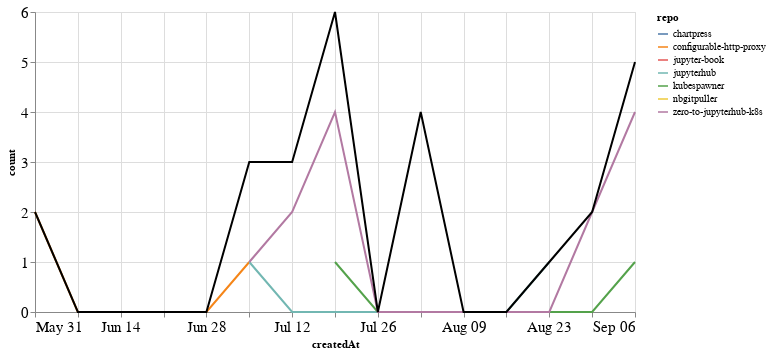

Notebook source saved alongside this figure:
### Markdown cell above
## PRs

### Code cell
prs_time = prs.groupby('repo').resample('W', on='createdAt').count()['author'].reset_index()
prs_time = prs_time.rename(columns={'author': 'count'})
prs_time_total = prs_time.groupby('createdAt').agg({"count": "sum"}).reset_index()

ch1 = alt.Chart(prs_time, width=600).mark_line().encode(
    x='createdAt',
    y='count',
    color='repo',
    tooltip="repo"
)

ch2 = alt.Chart(prs_time_total, width=600).mark_line(color="black").encode(
    x='createdAt',
    y='count',
)

ch1 + ch2

### Figure 1 — Vega-Lite specification as saved in the notebook (floating-point values rounded to 4 significant figures)
{"config": {"axisLeft": {"labelFontSize": 15}, "axisBottom": {"labelFontSize": 15}}, "layer": [{"data": {"name": "data-eed77be550d4c909bc293eceeecdb084"}, "mark": "line", "encoding": {"color": {"type": "nominal", "field": "repo"}, "tooltip": {"type": "nominal", "field": "repo"}, "x": {"type": "temporal", "field": "createdAt"}, "y": {"type": "quantitative", "field": "count"}}, "width": 600}, {"data": {"name": "data-91badacfaa9ad51f0821960903e26902"}, "mark": {"type": "line", "color": "black"}, "encoding": {"x": {"type": "temporal", "field": "createdAt"}, "y": {"type": "quantitative", "field": "count"}}, "width": 600}], "$schema": "https://vega.github.io/schema/vega-lite/v4.8.1.json", "datasets": {"data-eed77be550d4c909bc293eceeecdb084": [{"repo": "chartpress", "createdAt": "2020-07-19T00:00:00", "count": 1}, {"repo": "configurable-http-proxy", "createdAt": "2020-05-31T00:00:00", "count": 2}, {"repo": "configurable-http-proxy", "createdAt": "2020-06-07T00:00:00", "count": 0}, {"repo": "configurable-http-proxy", "createdAt": "2020-06-14T00:00:00", "count": 0}, {"repo": "configurable-http-proxy", "createdAt": "2020-06-21T00:00:00", "count": 0}, {"repo": "configurable-http-proxy", "createdAt": "2020-06-28T00:00:00", "count": 0}, {"repo": "configurable-http-proxy", "createdAt": "2020-07-05T00:00:00", "count": 1}, {"repo": "jupyter-book", "createdAt": "2020-07-12T00:00:00", "count": 1}, {"repo": "jupyterhub", "createdAt": "2020-07-05T00:00:00", "count": 1}, {"repo": "jupyterhub", "createdAt": "2020-07-12T00:00:00", "count": 0}, {"repo": "jupyterhub", "createdAt": "2020-07-19T00:00:00", "count": 0}, {"repo": "jupyterhub", "createdAt": "2020-07-26T00:00:00", "count": 0}, {"repo": "jupyterhub", "createdAt": "2020-08-02T00:00:00", "count": 0}, {"repo": "jupyterhub", "createdAt": "2020-08-09T00:00:00", "count": 0}, {"repo": "jupyterhub", "createdAt": "2020-08-16T00:00:00", "count": 0}, {"repo": "jupyterhub", "createdAt": "2020-08-23T00:00:00", "count": 1}, {"repo": "kubespawner", "createdAt": "2020-07-19T00:00:00", "count": 1}, {"repo": "kubespawner", "createdAt": "2020-07-26T00:00:00", "count": 0}, {"repo": "kubespawner", "createdAt": "2020-08-02T00:00:00", "count": 0}, {"repo": "kubespawner", "createdAt": "2020-08-09T00:00:00", "count": 0}, {"repo": "kubespawner", "createdAt": "2020-08-16T00:00:00", "count": 0}, {"repo": "kubespawner", "createdAt": "2020-08-23T00:00:00", "count": 0}, {"repo": "kubespawner", "createdAt": "2020-08-30T00:00:00", "count": 0}, {"repo": "kubespawner", "createdAt": "2020-09-06T00:00:00", "count": 1}, {"repo": "nbgitpuller", "createdAt": "2020-08-02T00:00:00", "count": 4}, {"repo": "zero-to-jupyterhub-k8s", "createdAt": "2020-07-05T00:00:00", "count": 1}, {"repo": "zero-to-jupyterhub-k8s", "createdAt": "2020-07-12T00:00:00", "count": 2}, {"repo": "zero-to-jupyterhub-k8s", "createdAt": "2020-07-19T00:00:00", "count": 4}, {"repo": "zero-to-jupyterhub-k8s", "createdAt": "2020-07-26T00:00:00", "count": 0}, {"repo": "zero-to-jupyterhub-k8s", "createdAt": "2020-08-02T00:00:00", "count": 0}, {"repo": "zero-to-jupyterhub-k8s", "createdAt": "2020-08-09T00:00:00", "count": 0}, {"repo": "zero-to-jupyterhub-k8s", "createdAt": "2020-08-16T00:00:00", "count": 0}, {"repo": "zero-to-jupyterhub-k8s", "createdAt": "2020-08-23T00:00:00", "count": 0}, {"repo": "zero-to-jupyterhub-k8s", "createdAt": "2020-08-30T00:00:00", "count": 2}, {"repo": "zero-to-jupyterhub-k8s", "createdAt": "2020-09-06T00:00:00", "count": 4}], "data-91badacfaa9ad51f0821960903e26902": [{"createdAt": "2020-05-31T00:00:00", "count": 2}, {"createdAt": "2020-06-07T00:00:00", "count": 0}, {"createdAt": "2020-06-14T00:00:00", "count": 0}, {"createdAt": "2020-06-21T00:00:00", "count": 0}, {"createdAt": "2020-06-28T00:00:00", "count": 0}, {"createdAt": "2020-07-05T00:00:00", "count": 3}, {"createdAt": "2020-07-12T00:00:00", "count": 3}, {"createdAt": "2020-07-19T00:00:00", "count": 6}, {"createdAt": "2020-07-26T00:00:00", "count": 0}, {"createdAt": "2020-08-02T00:00:00", "count": 4}, {"createdAt": "2020-08-09T00:00:00", "count": 0}, {"createdAt": "2020-08-16T00:00:00", "count": 0}, {"createdAt": "2020-08-23T00:00:00", "count": 1}, {"createdAt": "2020-08-30T00:00:00", "count": 2}, {"createdAt": "2020-09-06T00:00:00", "count": 5}]}}
